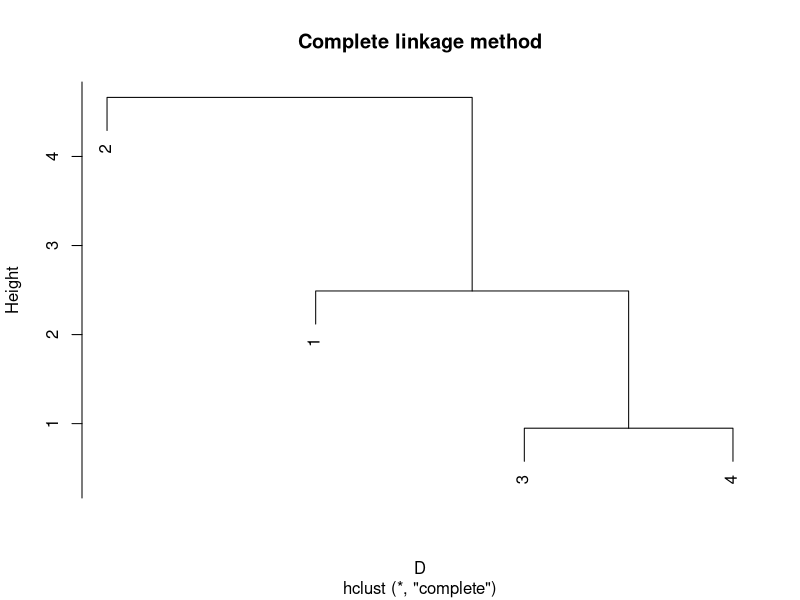
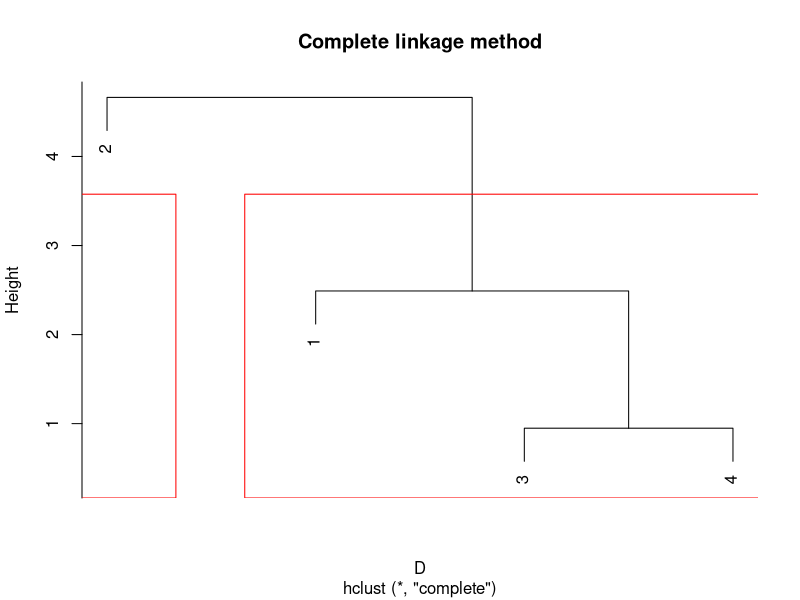

Generate these figures, in order, with R:
########################
# CLUSTER ANALYSIS 01 
########################

# prepare data: create vectors 
# and join as columns in a data frame

x <- c(0, 7, 1, 4)
y <- c(4, 0, 2, 2)
dat <- cbind.data.frame(x, y)
dat

# scale data: subtract mean and divide by sd
scale(dat)

# create distance matrix, 
# euclidean distance by default
dist(scale(dat))
?dist

# change to Manhattan distance
# and save the distance matrix

D <- dist(scale(dat), method = "manhattan")
D

# realise hierachical cluster analysis,
# complete linkage by default
hc <- hclust(D, method = "complete")
hc

# plot a dendrogram
plot(hc, main = "Complete linkage method")

# dendrogram and 2 clusters
# add rectangle for every cluster
plot(hc, main = "Complete linkage method")
rect.hclust(hc, k = 2, border = "red")

# explore hclust object
hc$height
hc$order
hc$labels

